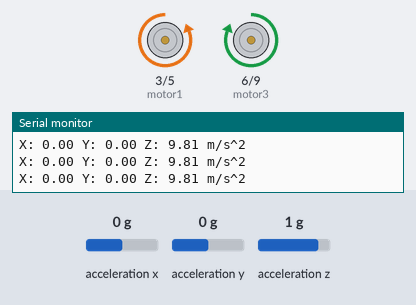
A sketch run on a simulated Arduino Uno, built with avr-gcc and run on an emulated ATmega328P. Parts: motor-driver pin pairs drawn as motors (green arrow = first pin HIGH = forward, orange = second pin HIGH = backward, longer = more drive), the last lines printed to the serial monitor. The test bench sets the inputs (shaded band); at power-on: acceleration x 0 g, acceleration y 0 g, acceleration z 1 g.

Above: at 1.2 s.
1.3 s: acceleration x set to -0.2 g
3.2 s: acceleration x set to -0.5 g
At 5.2 s:
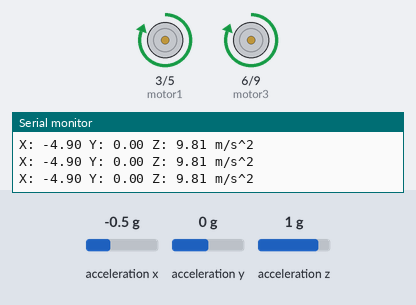
5.5 s: acceleration x set to 1.4 g
At 7.1 s:
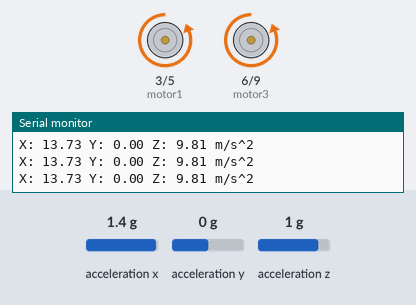
7.5 s: acceleration x set to 0.5 g
10.5 s: acceleration x set to 0.2 g
At 11.7 s:
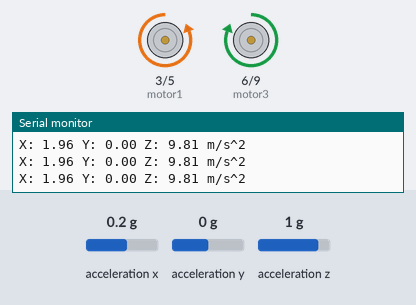
12.5 s: acceleration y set to 0.2 g
14.2 s: acceleration y set to 0.5 g
At 15.5 s:
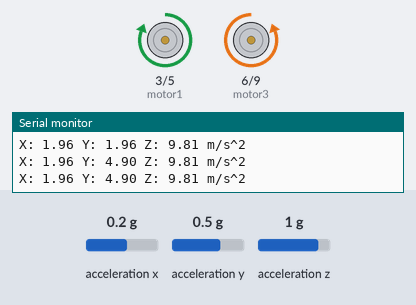
Timing chart, 0 to 17.2 s (numbered marks = the images above; inputs shaded):
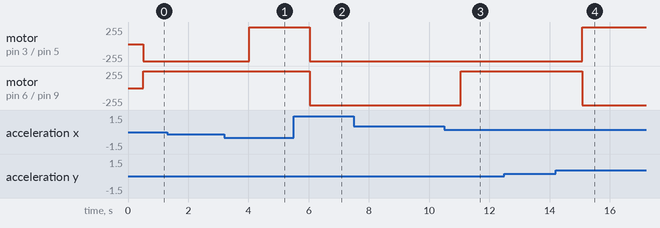

The sketch:

Accelerometer_motor.ino
```cpp
#include <Adafruit_Sensor.h>
#include <Adafruit_ADXL345_U.h>
#include <Wire.h>

int motor1 = 3;
int motor2 = 5;

int motor3 = 6;
int motor4 = 9;

Adafruit_ADXL345_Unified accel = Adafruit_ADXL345_Unified(12345);
float x0,y0,z0;

void setup() {
  // put your setup code here, to run once:
  Serial.begin(9600);

  pinMode(motor1,OUTPUT);
  pinMode(motor2,OUTPUT);
  pinMode(motor3,OUTPUT);
  pinMode(motor4,OUTPUT);

  sensors_event_t event;
  accel.getEvent(&event);

  x0 = event.acceleration.x;
  y0 = event.acceleration.y;
  z0 = event.acceleration.z;

  Serial.println(x0);
  Serial.println(y0);
  Serial.println(z0);
}

void loop() {
  // put your main code here, to run repeatedly:
  sensors_event_t event; // get direction from sensor
  accel.getEvent(&event);

  float x = event.acceleration.x;
  float y = event.acceleration.y;
  float z = event.acceleration.z;


  Serial.print("X: ");Serial.print(x);Serial.print(" ");
  Serial.print("Y: ");Serial.print(y);Serial.print(" ");
  Serial.print("Z: ");Serial.print(z);Serial.print(" ");Serial.println("m/s^2");
  delay(500);

  if(x > x0+3)
  {
    left();
  }
  else if(x < x0-3)
  {
    right();
  }
  else if(y > y0+3)
  {
    forward();
  }
  else if(y < y0+3)
  {
    reverse();
  }


}


void forward()
{
    digitalWrite(motor1, HIGH);
    digitalWrite(motor2, LOW);
    digitalWrite(motor3, LOW);
    digitalWrite(motor4, HIGH);
}

void reverse()
{
    digitalWrite(motor1, LOW);
    digitalWrite(motor2, HIGH);
    digitalWrite(motor3, HIGH);
    digitalWrite(motor4, LOW);
}

void right()
{
    digitalWrite(motor1, HIGH);
    digitalWrite(motor2, LOW);
    digitalWrite(motor3, HIGH);
    digitalWrite(motor4, LOW);
}

void left()
{
    digitalWrite(motor1, LOW);
    digitalWrite(motor2, HIGH);
    digitalWrite(motor3, LOW);
    digitalWrite(motor4, HIGH);
}

void stopping()
{
    digitalWrite(motor1, LOW);
    digitalWrite(motor2, LOW);
    digitalWrite(motor3, LOW);
    digitalWrite(motor4, LOW);
}
```

Measured:
- the behaviour switches between -0.3 and -0.4 g on acceleration x (found by bisection; images 0 and 1)
- the behaviour switches between 0.4 and 0.3 g on acceleration x (found by bisection; images 2 and 3)
- the behaviour switches between 0.3 and 0.4 g on acceleration y (found by bisection; images 3 and 4)
- after the input at 3.2 s, motor on pin 3 (motor1) / pin 5 (motor2): backward 255/255 → forward 255/255 after 0.82 s
- after the input at 5.5 s, motor on pin 3 (motor1) / pin 5 (motor2), motor on pin 6 (motor3) / pin 9 (motor4): forward 255/255 → backward 255/255 after 0.53 s
- after the input at 10.5 s, motor on pin 6 (motor3) / pin 9 (motor4): backward 255/255 → forward 255/255 after 0.56 s
- after the input at 14.2 s, motor on pin 3 (motor1) / pin 5 (motor2): backward 255/255 → forward 255/255 after 0.88 s; motor on pin 6 (motor3) / pin 9 (motor4): forward 255/255 → backward 255/255 after 0.88 s
